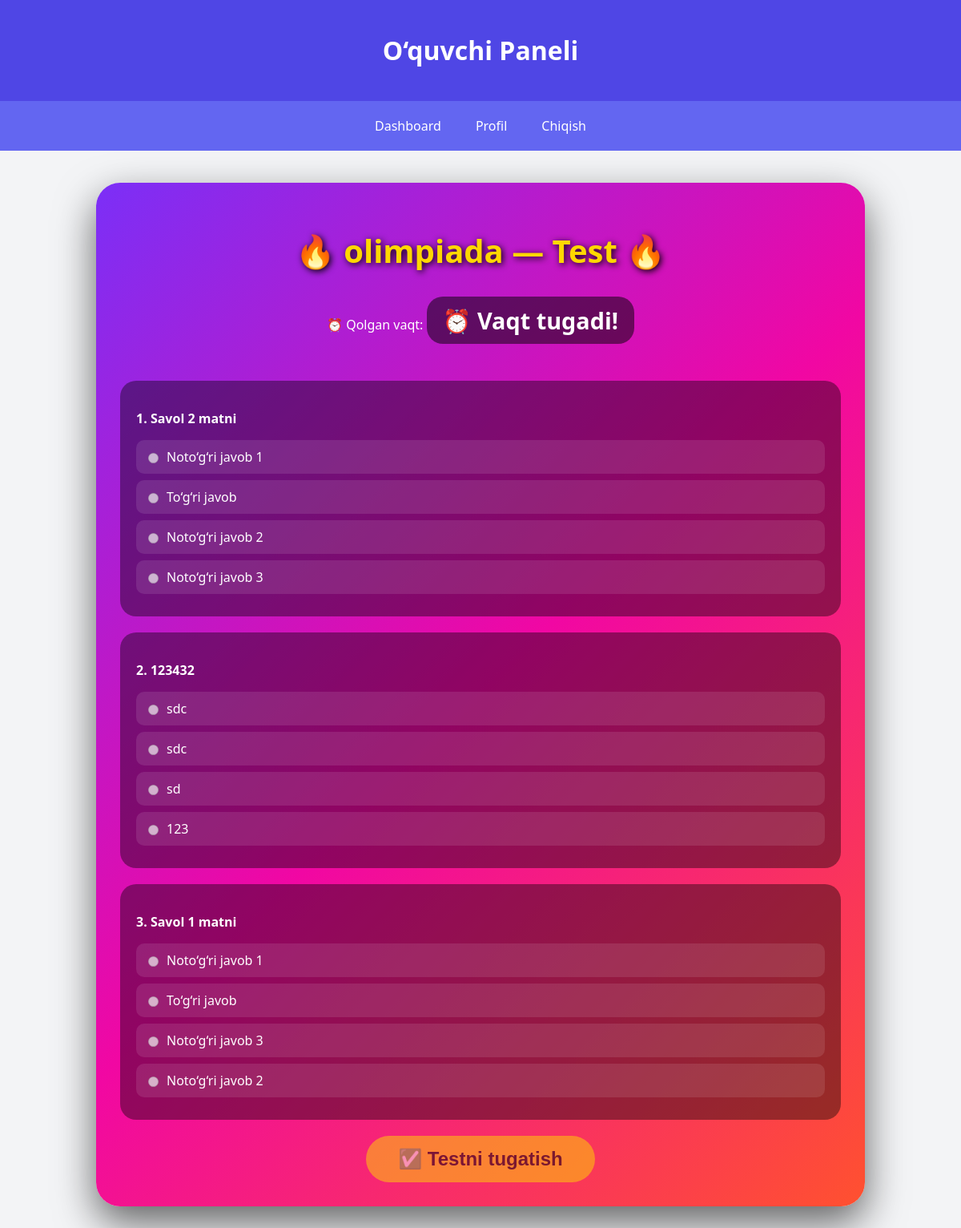
Page /student/take_test/1 (signed in) on the committed database.
### tables this page shows
CREATE TABLE tests (
            id INTEGER PRIMARY KEY AUTOINCREMENT,
            title TEXT NOT NULL,
            duration INTEGER NOT NULL,
            description TEXT NOT NULL,
            test_class INTEGER NOT NULL,
            start_time DATETIME NOT NULL,
            end_time DATETIME NOT NULL
        );

CREATE TABLE questions (
        id INTEGER PRIMARY KEY AUTOINCREMENT,
        title TEXT NOT NULL,
        description TEXT NOT NULL,
        test_id INTEGER NOT NULL,
        FOREIGN KEY (test_id) REFERENCES tests(id)
    );

CREATE TABLE answers (
        id INTEGER PRIMARY KEY AUTOINCREMENT,
        title TEXT NOT NULL,
        description TEXT NOT NULL,
        question_id INTEGER NOT NULL,
        is_correct BOOLEAN,
        FOREIGN KEY (question_id) REFERENCES questions(id)
    );

### routes/student.py (the view, shortened to what this page needs)
@bp.route('/take_test/<int:result_id>', methods=['GET', 'POST'])
def take_test(result_id):
    if 'user_id' not in session:
        flash("Avval tizimga kiring", "error")
        return redirect(url_for('auth.login'))
    conn = get_db()
    c = conn.cursor()
    c.execute("SELECT * FROM test_results WHERE id=?", (result_id,))
    result = c.fetchone()
    if not result:
        flash("Natija topilmadi", "error")
        return redirect(url_for('student.student_dashboard'))
    user_id = session['user_id']
    if result['user_id'] != user_id:
        flash("Boshqa foydalanuvchi testi", "error")
        return redirect(url_for('student.student_dashboard'))
    c.execute("SELECT * FROM tests WHERE id=?", (result['test_id'],))
    test = c.fetchone()
    c.execute("SELECT * FROM questions WHERE test_id=?", (test['id'],))
    all_questions = list(c.fetchall())
    if len(all_questions) > 30:
        questions = random.sample(all_questions, 30)
    else:
        questions = all_questions
    random.shuffle(questions)
    questions_with_answers = []
    for q in questions:
        c.execute("SELECT * FROM answers WHERE question_id=?", (q['id'],))
        answers = list(c.fetchall())
        random.shuffle(answers)
        questions_with_answers.append({'question': q, 'answers': answers})
    if not result['start_time']:
        start_time = datetime.now()
        c.execute("UPDATE test_results SET start_time=? WHERE id=?", (start_time, result_id))
        conn.commit()
    else:
        start_time = datetime.fromisoformat(result['start_time'])
    now = datetime.now()
    elapsed_seconds = (now - start_time).total_seconds()
    remaining_seconds = max(test['duration'] * 60 - elapsed_seconds, 0)
    return render_template(
        'student/take_test.html',
        test=test,
        questions=questions_with_answers,
        remaining_seconds=int(remaining_seconds)
    )

### routes/student.py (called while the page is built)
def get_db():
    conn = sqlite3.connect('database.db')
    conn.row_factory = sqlite3.Row
    return conn

### templates/student/take_test.html (shortened to what this page needs)
{% extends "base.html" %}
{% block content %}
<div class="test-container">
    <h1>🔥 {{ test['title'] }} — Test 🔥</h1>
    <div style="text-align:center;">
        <p>⏰ Qolgan vaqt: <span id="timer"></span></p>
    </div>
    <form id="testForm" method="post">
        {% for q in questions %}
        <div class="question-block">
            <p><strong>{{ loop.index }}. {{ q.question['title'] }}</strong></p>
            {% for a in q.answers %}
            <label>
                <input type="radio" name="question_{{ q.question['id'] }}" value="{{ a['id'] }}">
                {{ a['title'] }}
            </label>
            {% endfor %}
        </div>
        {% endfor %}
        <button type="submit" id="submitBtn">✅ Testni tugatish</button>
    </form>
</div>
{% endblock %}

### templates/base.html (style rules this page uses)
body { font-family: 'Segoe UI', sans-serif; background: #f3f4f6; margin: 0; }

### templates/student/take_test.html (style rules this page uses)
.test-container { max-width: 900px; margin: 40px auto; padding: 30px; background: linear-gradient(135deg, #7b2ff7, #f107a3, #ff512f); border-radius: 30px; box-shadow: 0 20px 50px rgba(0,0,0,0.6); color: white; font-family: 'Segoe UI', sans-serif; }
.test-container h1 { text-align: center; font-size: 2.5rem; font-weight: 800; color: #FFD700; text-shadow: 2px 2px 8px black; margin-bottom: 30px; }
#timer { font-size: 1.8rem; font-weight: bold; background: rgba(0,0,0,0.5); padding: 10px 20px; border-radius: 20px; display: inline-block; margin-bottom: 30px; transition: all 0.3s ease; }
.question-block { background: rgba(0,0,0,0.4); padding: 20px; border-radius: 20px; margin-bottom: 20px; transition: transform 0.3s, background 0.3s; }
.question-block label { display: flex; align-items: center; background: rgba(255,255,255,0.1); padding: 10px; border-radius: 10px; margin-bottom: 8px; cursor: pointer; transition: all 0.3s; }
.question-block input[type="radio"] { margin-right: 10px; }
#submitBtn { background: #FFD700; color: black; font-weight: 700; font-size: 1.5rem; padding: 15px 40px; border-radius: 50px; border: none; cursor: pointer; transition: all 0.3s; display: block; margin: 20px auto 0; }
#submitBtn:disabled { opacity: 0.5; cursor: not-allowed; }

### rows in the picture
tests: title "olimpiada"
questions: question "Savol 2 matni"
answers: title "Noto‘g‘ri javob 1"
answers: title "To‘g‘ri javob"
answers: title "Noto‘g‘ri javob 2"
answers: title "Noto‘g‘ri javob 3"
questions: question "123432"
answers: title "sdc"
answers: title "sdc"
answers: title "sd"
answers: title "123"
questions: question "Savol 1 matni"
answers: title "Noto‘g‘ri javob 1"
answers: title "To‘g‘ri javob"
answers: title "Noto‘g‘ri javob 3"
answers: title "Noto‘g‘ri javob 2"
